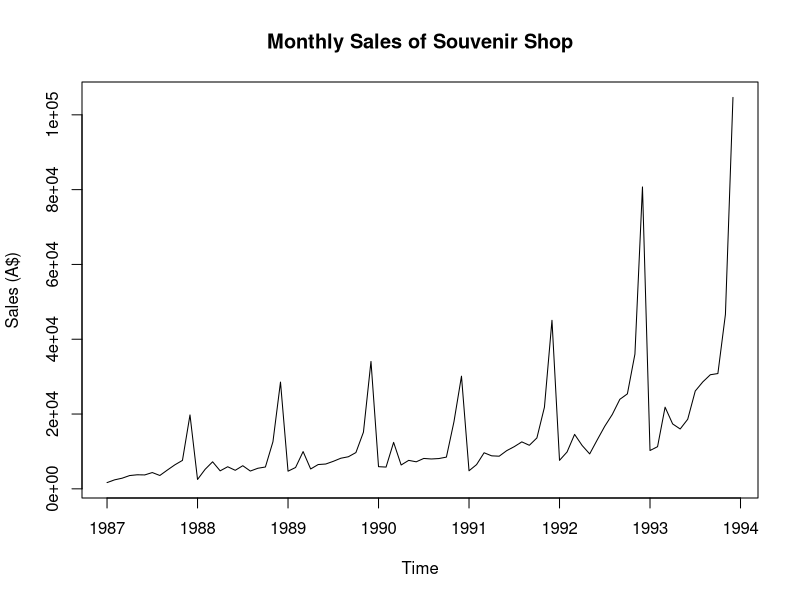
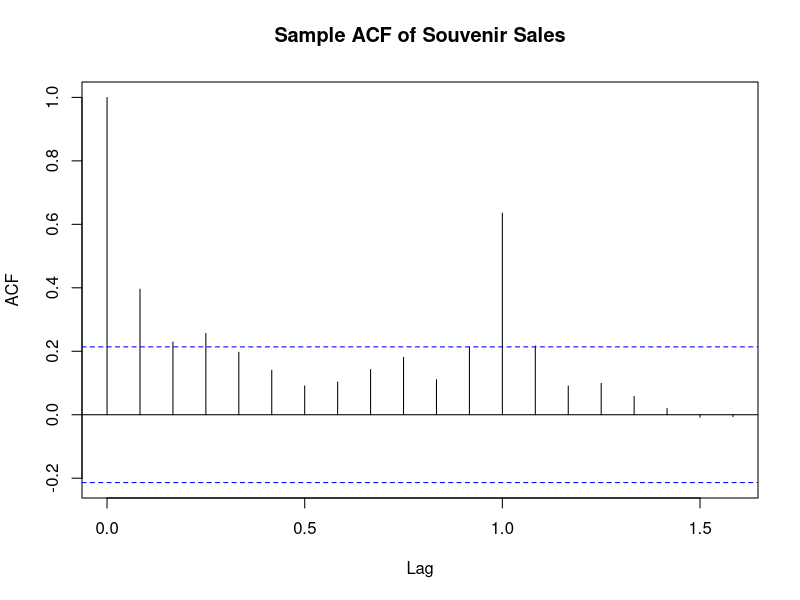
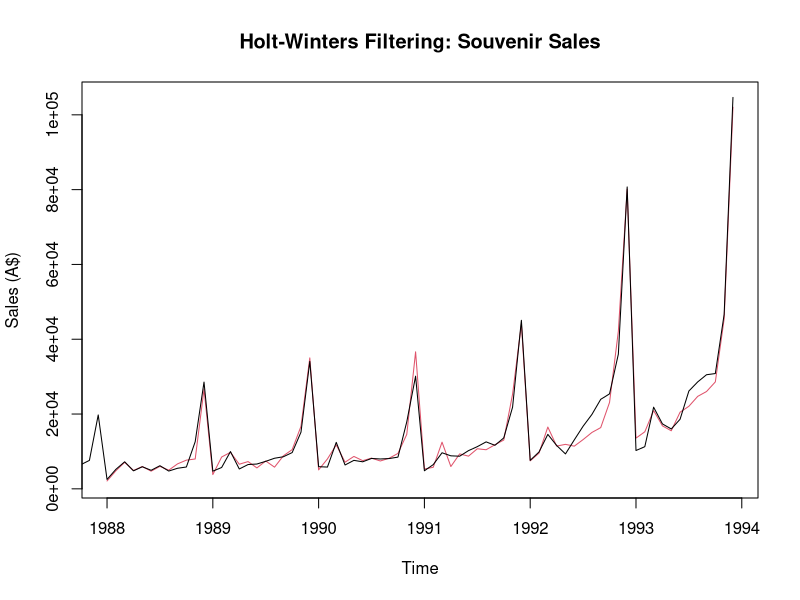

These charts were generated, in order, by the following R code:
## ---- chunk 1
knitr::opts_chunk$set(echo = TRUE)
#if you do not have the package, type install.packages("name_of_the_package")
library(knitr)
library(tseries)
library(zoo)
library(forecast)
## ---- chunk 2
# this is where your R code goes
souvenir <- scan("souvenir.txt")

souvenir_ts <- ts(souvenir,
                  start = c(1987, 1),
                  end = c(1993, 12),
                  frequency = 12)

train_data <- window(souvenir_ts, 
                     start = c(1987, 1),
                     end = c(1993, 1))

test_data <- window(souvenir_ts,
                    start=c(1993, 2),
                    end=c(1993, 12))



plot(souvenir_ts, 
     main = "Monthly Sales of Souvenir Shop", 
     ylab = "Sales (A$)",
     xlab = "Time")

acf(souvenir_ts, main = "Sample ACF of Souvenir Sales")


## ---- chunk 3
# this is where your R code goes
holt_model <- HoltWinters(souvenir_ts, seasonal = "multiplicative")
holt_model

plot(holt_model,
     main = "Holt-Winters Filtering: Souvenir Sales",
     ylab = "Sales (A$)",
     xlab = "Time")
## ---- chunk 4
# this is where your R code goes
temp <- read.csv("ww4.csv")
